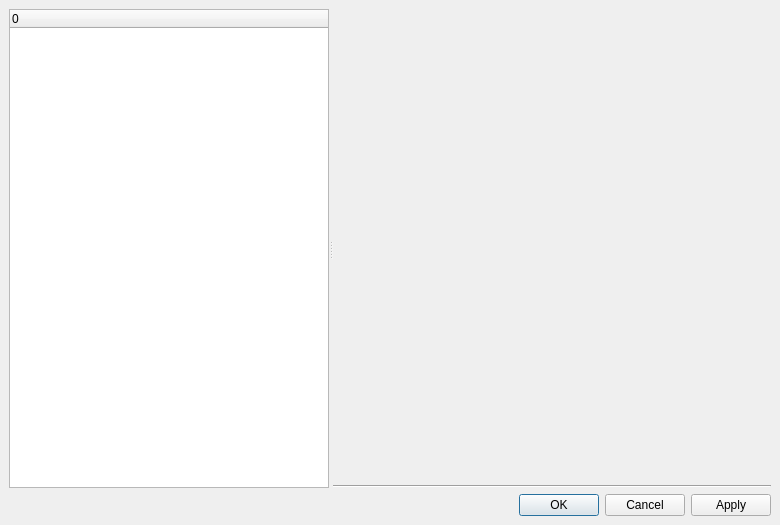
<?xml version="1.0" encoding="UTF-8"?>
<ui version="4.0">
 <class>SettingsDialog</class>
 <widget class="QDialog" name="SettingsDialog">
  <property name="geometry">
   <rect>
    <x>0</x>
    <y>0</y>
    <width>780</width>
    <height>525</height>
   </rect>
  </property>
  <property name="windowTitle">
   <string>Options</string>
  </property>
  <layout class="QVBoxLayout">
   <property name="spacing">
    <number>6</number>
   </property>
   <property name="margin">
    <number>9</number>
   </property>
   <item>
    <widget class="QSplitter" name="splitter">
     <property name="orientation">
      <enum>Qt::Horizontal</enum>
     </property>
     <widget class="QTreeWidget" name="pageTree">
      <property name="sizePolicy">
       <sizepolicy hsizetype="Expanding" vsizetype="Expanding">
        <horstretch>0</horstretch>
        <verstretch>0</verstretch>
       </sizepolicy>
      </property>
      <property name="columnCount">
       <number>1</number>
      </property>
      <column>
       <property name="text">
        <string>0</string>
       </property>
      </column>
     </widget>
     <widget class="QWidget" name="layoutWidget">
      <layout class="QVBoxLayout">
       <property name="spacing">
        <number>6</number>
       </property>
       <property name="margin">
        <number>0</number>
       </property>
       <item>
        <widget class="QStackedWidget" name="stackedPages">
         <property name="minimumSize">
          <size>
           <width>350</width>
           <height>250</height>
          </size>
         </property>
        </widget>
       </item>
       <item>
        <widget class="Line" name="line">
         <property name="orientation">
          <enum>Qt::Horizontal</enum>
         </property>
        </widget>
       </item>
      </layout>
     </widget>
    </widget>
   </item>
   <item>
    <widget class="QDialogButtonBox" name="buttonBox">
     <property name="orientation">
      <enum>Qt::Horizontal</enum>
     </property>
     <property name="standardButtons">
      <set>QDialogButtonBox::Apply|QDialogButtonBox::Cancel|QDialogButtonBox::Ok</set>
     </property>
    </widget>
   </item>
  </layout>
 </widget>
 <resources/>
 <connections>
  <connection>
   <sender>buttonBox</sender>
   <signal>accepted()</signal>
   <receiver>SettingsDialog</receiver>
   <slot>accept()</slot>
   <hints>
    <hint type="sourcelabel">
     <x>297</x>
     <y>361</y>
    </hint>
    <hint type="destinationlabel">
     <x>297</x>
     <y>193</y>
    </hint>
   </hints>
  </connection>
  <connection>
   <sender>buttonBox</sender>
   <signal>rejected()</signal>
   <receiver>SettingsDialog</receiver>
   <slot>reject()</slot>
   <hints>
    <hint type="sourcelabel">
     <x>297</x>
     <y>361</y>
    </hint>
    <hint type="destinationlabel">
     <x>297</x>
     <y>193</y>
    </hint>
   </hints>
  </connection>
 </connections>
</ui>
